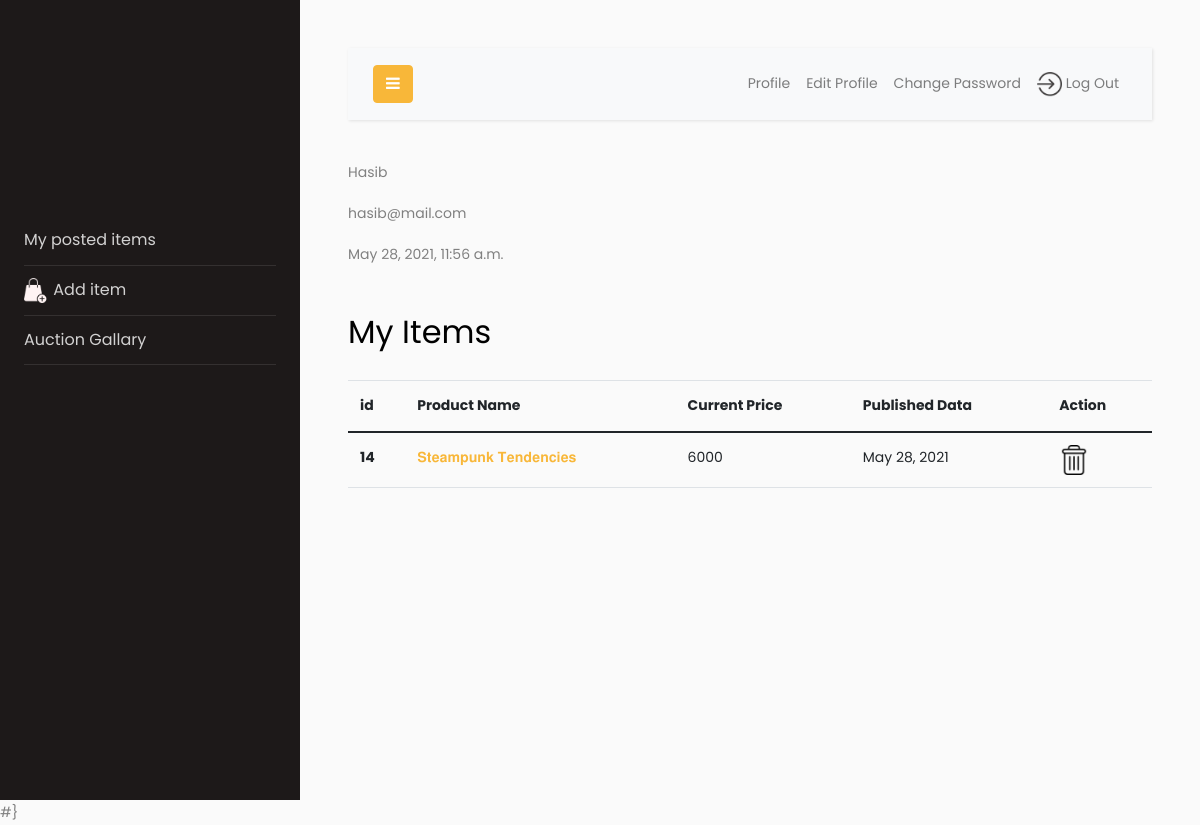
The page /members/profile (signed in) on the database as committed earlier.
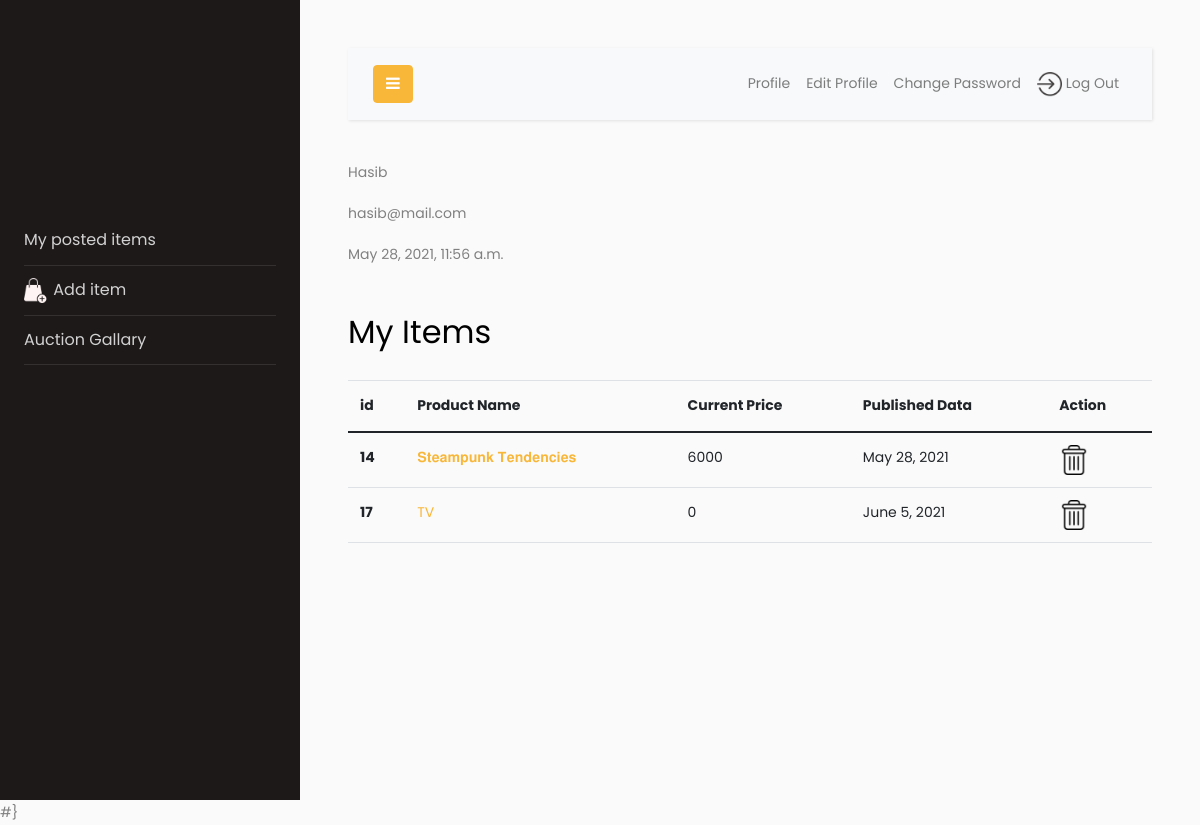
The same page on the database as committed later.
### shop_app/models.py (models this page shows, shortened)
class AuctionItem(models.Model):
   product_name = models.CharField(max_length=255)
   product_description =models.TextField(max_length=400)
   product_main_price = models.IntegerField(default=0.0)
   current_bid_price = models.IntegerField(default=0.0)
   author =models.ForeignKey(User,on_delete=models.CASCADE)
   main_photo = models.ImageField(null=True,blank=True,upload_to='photos/main/%Y/%m/%d/')
   photo1 = models.ImageField(null=True,blank=True,upload_to='photos/optional/%Y/%m/%d/')
   photo2 = models.ImageField(null=True,blank=True,upload_to='photos/optional/%Y/%m/%d/')
   photo3 = models.ImageField(null=True,blank=True,upload_to='photos/optional/%Y/%m/%d/')
   photo4 = models.ImageField(null=True,blank=True,upload_to='photos/optional/%Y/%m/%d/')
   item_post_date =models.DateField(auto_now_add=True)
   auction_start_time = models.DateTimeField(auto_now=False,null=True)
   acution_end_time = models.DateTimeField(auto_now=False,null=True)
   category = models.CharField(max_length=255,default="uncatpegorized")

### members/views.py (the view)
# urls.py: path('profile',views.profileView, name='profile_link'),
def profileView(request):
   items = AuctionItem.objects.all()
   return render(request,'user_profile.html',{"items":items})

### members/templates/user_profile.html (shortened to what this page needs)
{% extends 'new_base.html' %}
{% load static %}
{% block body %}
    {% if user.is_authenticated %}
        <p> {{ user.username }}</p>
        <p> {{ user.email }}</p>
        <p> {{ user.date_joined }}</p>
    {% endif %}
    <br>
    <h2 class="mb-4">My Items</h2>
    <table class="table">
          <thead>
            <tr>
                <th scope="col">id</th>
                <th scope="col">Product Name</th>
                <th scope="col">Current Price</th>
                <th scope="col">Published Data</th>
                <th scope="col">Action</th>
            </tr>
          </thead>
          <tbody>
          {% for item in items %}
            {% if item.author == user %}
            <tr>
                <th scope="row">{{ item.id }}</th>
                <td><a href="{% url 'singe_product_view_link' item.pk %}">{{ item.product_name }}</a></td>
                <td>{{ item.current_bid_price }}</td>
                <td>{{ item.item_post_date }}</td>
                <td>
                    <a href="{% url 'delete_product_link' item.pk %}"><img src="{% static 'authentication_system/img/delete.png' %}"width="30px" height="30px"></a>
                </td>
            </tr>
            {% endif %}
          {% endfor %}
          </tbody>
        </table>
{% endblock body %}

Rows that differ between the two databases and show on the page:
added AuctionItem: id "17", product_name "TV", current_bid_price "0", item_post_date "June 5, 2021"
